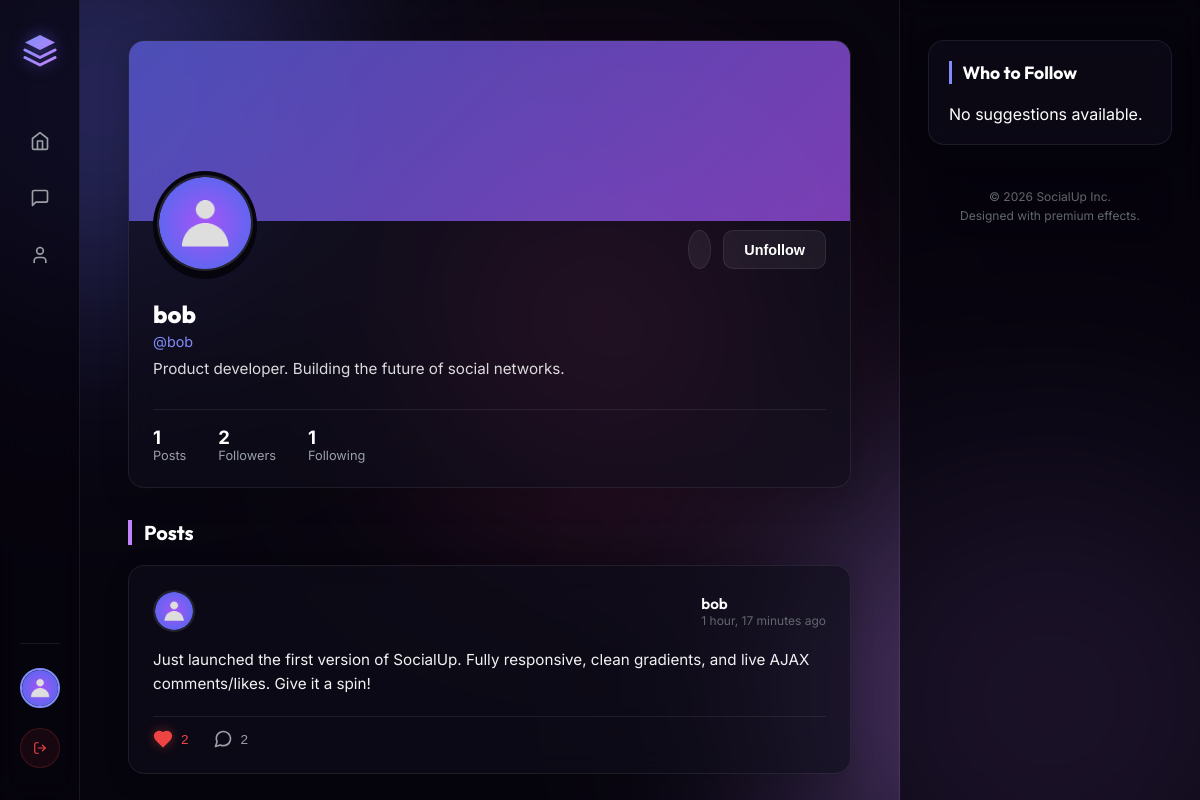
Page /profile/bob/ (signed in) on the committed database.
### core/models.py (models this page shows, shortened)
class Profile(models.Model):
    user = models.OneToOneField(User, on_delete=models.CASCADE, related_name='profile')
    bio = models.TextField(blank=True, default='')
    profile_picture = models.ImageField(upload_to='profile_pics/', default='profile_pics/default.png', blank=True)
    banner_image = models.ImageField(upload_to='banner_pics/', default='banner_pics/default.png', blank=True)
    following = models.ManyToManyField('self', symmetrical=False, related_name='followers', blank=True)
    def is_following(self, profile):
        return self.following.filter(pk=profile.pk).exists()

class Post(models.Model):
    author = models.ForeignKey(User, on_delete=models.CASCADE, related_name='posts')
    content = models.TextField()
    image = models.ImageField(upload_to='posts/', blank=True, null=True)
    created_at = models.DateTimeField(auto_now_add=True)
    likes = models.ManyToManyField(User, related_name='liked_posts', blank=True)
    class Meta:
        ordering = ['-created_at']
    @property
    def likes_count(self):
        return self.likes.count()
    @property
    def comments_count(self):
        return self.comments.count()

### core/views.py (the view)
# urls.py: path('profile/<str:username>/', views.profile_view, name='profile'),
@login_required
def profile_view(request, username):
    user = get_object_or_404(User, username=username)
    profile = user.profile
    posts = user.posts.all()
    is_following = request.user.profile.is_following(profile)
    suggestions = Profile.objects.exclude(
        Q(user=request.user) | Q(followers=request.user.profile)
    )[:5]
    return render(request, 'core/profile.html', {
        'profile_user': user,
        'profile': profile,
        'posts': posts,
        'is_following': is_following,
        'suggestions': suggestions,
        'active_tab': 'profile' if user == request.user else ''
    })

### core/templates/core/profile.html (shortened to what this page needs)
{% extends 'core/base.html' %}
{% load static %}
{% block content %}
<div class="profile-wrapper">
    <div class="profile-card">
        <div class="profile-banner-container">
            {% if profile.banner_image and profile.banner_image.url != '/media/banner_pics/default.png' %}
                <img src="{{ profile.banner_image.url }}" alt="Banner" class="profile-banner">
            {% else %}
                <div class="profile-banner-fallback"></div>
            {% endif %}
        </div>
        <div class="profile-details-section">
            <div class="profile-avatar-row">
                <div class="profile-avatar-wrapper">
                    <img src="{% if profile.profile_picture %}{{ profile.profile_picture.url }}{% else %}{% static 'images/default.png' %}{% endif %}" alt="{{ profile_user.username }}" class="profile-avatar-large">
                </div>
                <div class="profile-actions-wrapper">
                    {% if request.user == profile_user %}
                        <button class="btn btn-secondary" onclick="openEditModal()">Edit Profile</button>
                    {% else %}
                        <div class="profile-action-group">
                            <a href="{% url 'inbox' %}?u={{ profile_user.username }}" class="btn btn-secondary btn-icon-only" title="Send Message">
                            </a>
                            <button class="btn {% if is_following %}btn-secondary{% else %}btn-primary{% endif %}" id="profile-follow-btn" data-profile-id="{{ profile.id }}" onclick="toggleFollowProfile(this)">
                                {% if is_following %}Unfollow{% else %}Follow{% endif %}
                            </button>
                        </div>
                    {% endif %}
                </div>
            </div>
            <div class="profile-info-content">
                <h2 class="profile-display-name">{{ profile_user.username }}</h2>
                <p class="profile-user-handle">@{{ profile_user.username }}</p>
                {% if profile.bio %}
                    <p class="profile-bio-text">{{ profile.bio }}</p>
                {% else %}
                    <p class="profile-bio-text empty">No bio written yet.</p>
                {% endif %}
                <div class="profile-stats-row">
                    <div class="stat-item">
                        <span class="stat-count">{{ posts.count }}</span>
                        <span class="stat-label">Posts</span>
                    </div>
                    <div class="stat-item">
                        <span class="stat-count" id="follower-count">{{ profile.followers.count }}</span>
                        <span class="stat-label">Followers</span>
                    </div>
                    <div class="stat-item">
                        <span class="stat-count" id="following-count">{{ profile.following.count }}</span>
                        <span class="stat-label">Following</span>
                    </div>
                </div>
            </div>
        </div>
    </div>
    <div class="profile-feed-section">
        <h3 class="feed-section-title">Posts</h3>
        <div class="posts-feed">
            {% if posts %}
                {% for post in posts %}
                    <article class="post-card" id="post-{{ post.id }}">
                        <div class="post-header">
                            <img src="{% if profile.profile_picture %}{{ profile.profile_picture.url }}{% else %}{% static 'images/default.png' %}{% endif %}" alt="{{ profile_user.username }}" class="post-avatar">
                            <div class="post-meta">
                                <h3 class="post-author-name">{{ profile_user.username }}</h3>
                                <time class="post-time" datetime="{{ post.created_at|date:'Y-m-d H:i' }}">{{ post.created_at|timesince }} ago</time>
                            </div>
                        </div>
                        <div class="post-body">
                            <p class="post-content">{{ post.content }}</p>
                        </div>
                        <div class="post-footer">
                            <div class="post-actions">
                                <button class="action-btn action-like {% if request.user in post.likes.all %}active{% endif %}" data-post-id="{{ post.id }}" onclick="toggleLike(this)">
                                    <svg class="action-icon stroke" viewBox="0 0 24 24" fill="none" stroke="currentColor" stroke-width="2" stroke-linecap="round" stroke-linejoin="round"><path d="M19 14c1.49-1.46 3-3.21 3-5.5A5.5 5.5 0 0 0 16.5 3c-1.76 0-3 .5-4.5 2-1.5-1.5-2.74-2-4.5-2A5.5 5.5 0 0 0 2 8.5c0 2.3 1.5 4.05 3 5.5l7 7Z"/></svg>
                                    <span class="likes-count">{{ post.likes_count }}</span>
                                </button>
                                <button class="action-btn action-comment" onclick="toggleCommentsSection({{ post.id }})">
                                    <span class="comments-count" id="comment-count-{{ post.id }}">{{ post.comments_count }}</span>
                                </button>
                            </div>
                        </div>
                    </article>
                {% endfor %}
            {% else %}
                <div class="empty-state">
                    <p class="empty-title">No posts yet</p>
                    <p class="empty-desc">This profile hasn't posted anything.</p>
                </div>
            {% endif %}
        </div>
    </div>
</div>
{% endblock %}

### core/templates/core/base.html (shortened to what this page needs)
{% load static %}
<!DOCTYPE html>
<html lang="en">
<head>
    <link rel="stylesheet" href="{% static 'css/style.css' %}">
</head>
<body>
    <div class="glow-bg glow-1"></div>
    <div class="glow-bg glow-2"></div>
    <div class="glow-bg glow-3"></div>
    <div class="app-container">
        <aside class="sidebar">
            <div class="brand">
                <div class="brand-logo">
                </div>
            </div>
            <nav class="nav-menu">
                <a href="{% url 'feed' %}" class="nav-item {% if active_tab == 'home' %}active{% endif %}" id="nav-home">
                    <svg class="nav-icon" viewBox="0 0 24 24" fill="none" stroke="currentColor" stroke-width="2" stroke-linecap="round" stroke-linejoin="round"><path d="m3 9 9-7 9 7v11a2 2 0 0 1-2 2H5a2 2 0 0 1-2-2z"/><polyline points="9 22 9 12 15 12 15 22"/></svg>
                </a>
                <a href="{% url 'inbox' %}" class="nav-item {% if active_tab == 'messages' %}active{% endif %}" id="nav-messages">
                    <svg class="nav-icon" viewBox="0 0 24 24" fill="none" stroke="currentColor" stroke-width="2" stroke-linecap="round" stroke-linejoin="round"><path d="M21 15a2 2 0 0 1-2 2H7l-4 4V5a2 2 0 0 1 2-2h14a2 2 0 0 1 2 2z"/></svg>
                </a>
                <a href="{% url 'profile' username=request.user.username %}" class="nav-item {% if active_tab == 'profile' %}active{% endif %}" id="nav-profile">
                    <svg class="nav-icon" viewBox="0 0 24 24" fill="none" stroke="currentColor" stroke-width="2" stroke-linecap="round" stroke-linejoin="round"><path d="M19 21v-2a4 4 0 0 0-4-4H9a4 4 0 0 0-4 4v2"/><circle cx="12" cy="7" r="4"/></svg>
                </a>
            </nav>
            <div class="sidebar-footer">
                <div class="user-pill">
                    <img src="{% if request.user.profile.profile_picture %}{{ request.user.profile.profile_picture.url }}{% else %}{% static 'images/default.png' %}{% endif %}" alt="{{ request.user.username }}" class="user-avatar-small">
                </div>
                <a href="{% url 'logout' %}" class="btn btn-logout" id="btn-logout">
                    <svg viewBox="0 0 24 24" fill="none" stroke="currentColor" stroke-width="2" stroke-linecap="round" stroke-linejoin="round"><path d="M9 21H5a2 2 0 0 1-2-2V5a2 2 0 0 1 2-2h4"/><polyline points="16 17 21 12 16 7"/><line x1="21" y1="12" x2="9" y2="12"/></svg>
                </a>
            </div>
        </aside>
        <main class="main-content">
            {% block content %}{% endblock %}
        </main>
        <aside class="right-panel">
            <div class="widget suggestions-widget">
                <h3 class="widget-title">Who to Follow</h3>
                <div class="suggestions-list">
                    {% if suggestions %}
                        {% for suggestion in suggestions %}
                            <div class="suggestion-card" id="suggestion-{{ suggestion.id }}">
                                <a href="{% url 'profile' username=suggestion.user.username %}" class="suggestion-link">
                                    <img src="{% if suggestion.profile_picture %}{{ suggestion.profile_picture.url }}{% else %}{% static 'images/default.png' %}{% endif %}" alt="{{ suggestion.user.username }}" class="suggestion-avatar">
                                    <div class="suggestion-info">
                                        <h4 class="suggestion-name">{{ suggestion.user.username }}</h4>
                                        <p class="suggestion-handle">@{{ suggestion.user.username }}</p>
                                    </div>
                                </a>
                                <button class="btn btn-follow-toggle btn-sm" data-profile-id="{{ suggestion.id }}" onclick="toggleFollow(this)">
                                    Follow
                                </button>
                            </div>
                        {% endfor %}
                    {% else %}
                        <p class="empty-state-text">No suggestions available.</p>
                    {% endif %}
                </div>
            </div>
            <div class="widget copyright-widget">
                <p>&copy; 2026 SocialUp Inc.</p>
                <p>Designed with premium effects.</p>
            </div>
        </aside>
    </div>
</body>
</html>

### rows in the picture
Profile: profile_picture (placeholder picture), bio "Product developer. Building the future of social networks.", followers.count "2", following.count "1"
Post: profile_picture (placeholder picture), created_at "1 hour, 17 minutes", content "Just launched the first version of SocialUp. Fully responsive, clean gradients, and live AJAX comments/likes. Give it a spin!", likes_count "2", comments_count "2"

### other values in the picture
{{ profile_user.username }} "bob"
{{ posts.count }} "1"
